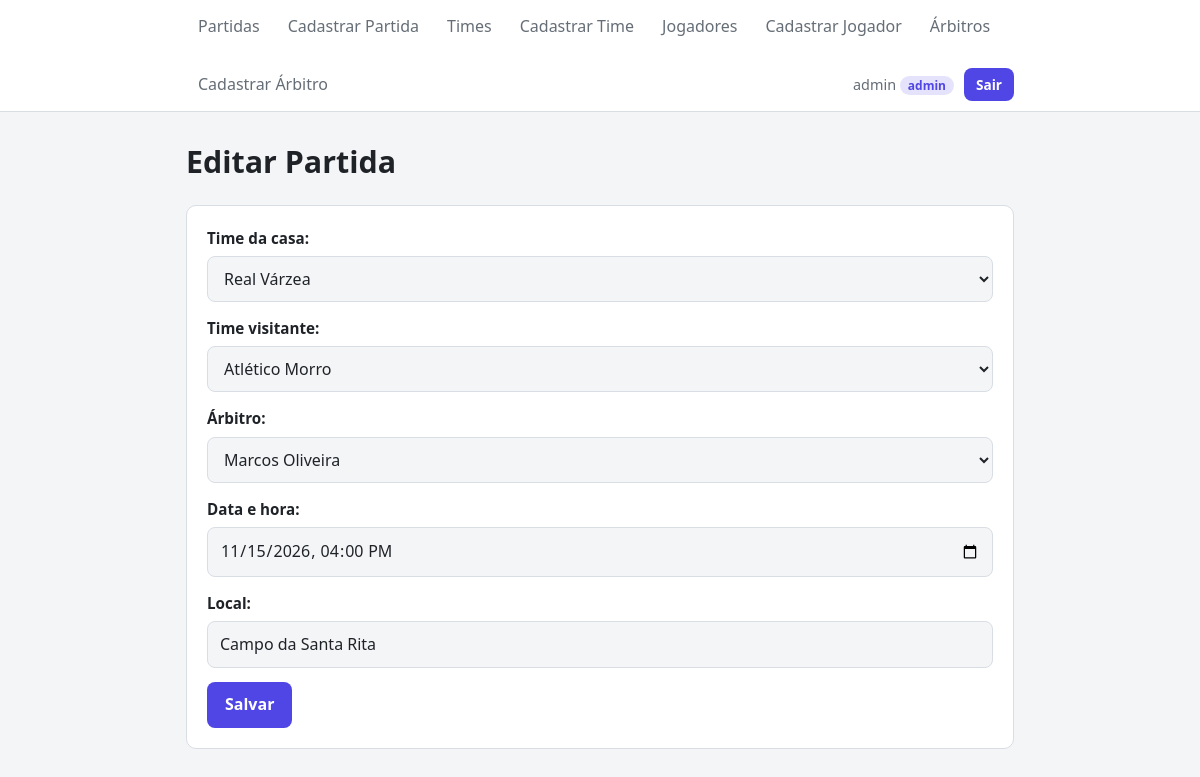
/partidas/editar/2/ (signed in), run on the app's committed database.
### campeonato/models.py (models this page shows, shortened)
class Partida(models.Model):
    timeCasa = models.ForeignKey(Time,
    on_delete=models.CASCADE,
    related_name="partidasCasa",
    verbose_name="Time da casa",)
    timeFora = models.ForeignKey(Time,
    on_delete=models.CASCADE,
    related_name="partidasFora",
    verbose_name="Time visitante",)
    arbitro = models.ForeignKey(Arbitro,
    on_delete=models.SET_NULL,
    null=True,
    blank=True,
    related_name="partidas",
    verbose_name="Árbitro",)
    jogadores = models.ManyToManyField(Jogador,
    through="Gol",
    related_name="partidas",
    verbose_name="Jogadores que marcaram",)
    data = models.DateTimeField(verbose_name="Data e hora")
    local = models.CharField(max_length=100, verbose_name="Local")

### campeonato/views.py (the view, shortened to what this page needs)
# urls.py: path("partidas/editar/<int:pk>/", PartidaUpdateView.as_view(), name="editarPartida"),
class PartidaUpdateView(AdminRequiredMixin, UpdateView):
    model = Partida
    form_class = PartidaForm
    template_name = "campeonato/partida_form.html"
    extra_context = {"tituloPagina": "Editar Partida", "h1": "Editar Partida", "btn": "Salvar"}

### campeonato/forms.py (shortened to what this page needs)
class PartidaForm(forms.ModelForm):
    class Meta:
        model = Partida
        fields = ["timeCasa", "timeFora", "arbitro", "data", "local"] # os gols são adicionados depois, na página de detalhe da partida
        widgets = {
            "data": forms.DateTimeInput(attrs={"type": "datetime-local"}, format="%Y-%m-%dT%H:%M"),
        }

### campeonato/models.py (called while the page is built)
    def __str__(self):
        return self.nome

    def __str__(self):
        return self.nome

### campeonato/views.py (called while the page is built)
    def test_func(self):
        return self.request.user.is_staff

### campeonato/templates/campeonato/partida_form.html (shortened to what this page needs)
{% extends "campeonato/base.html" %}
{% block conteudo %}
    <form method="post">
        {{ form }}
        <button type="submit">{{ btn }}</button>
    </form>
{% endblock %}

### campeonato/templates/campeonato/base.html (shortened to what this page needs)
{% load static %}
<!DOCTYPE html>
<html lang="pt-BR">
<head>
    <link rel="stylesheet" href="{% static 'campeonato/css/style.css' %}">
</head>
<body>
    <header>
        <nav>
            <ul>
                {% if user.is_authenticated %}
                    <li><a href="{% url 'listaPartidas' %}">Partidas</a></li>
                    {% if user.is_staff %}<li><a href="{% url 'cadastrarPartida' %}">Cadastrar Partida</a></li>{% endif %}
                    <li><a href="{% url 'listaTimes' %}">Times</a></li>
                    {% if user.is_staff %}<li><a href="{% url 'cadastrarTime' %}">Cadastrar Time</a></li>{% endif %}
                    <li><a href="{% url 'listaJogadores' %}">Jogadores</a></li>
                    {% if user.is_staff %}<li><a href="{% url 'cadastrarJogador' %}">Cadastrar Jogador</a></li>{% endif %}
                    <li><a href="{% url 'listaArbitros' %}">Árbitros</a></li>
                    {% if user.is_staff %}<li><a href="{% url 'cadastrarArbitro' %}">Cadastrar Árbitro</a></li>{% endif %}
                    <li class="usuario">
                        <span>{{ user.username }} <span class="nivel">{% if user.is_staff %}admin{% else %}user{% endif %}</span></span>
                        <form method="post" action="{% url 'logout' %}" class="form-sair">
                            <button type="submit">Sair</button>
                        </form>
                    </li>
                {% else %}
                    <li><a href="{% url 'login' %}">Entrar</a></li>
                    <li><a href="{% url 'cadastroUsuario' %}">Criar conta</a></li>
                {% endif %}
            </ul>
        </nav>
    </header>
    <main>
        <h1>{% block h1 %}{{h1}}{% endblock %}</h1>
        {% block conteudo %}{% endblock %}
    </main>
</body>
</html>

### campeonato/static/campeonato/css/style.css (style rules this page uses)
:root { --fundo: #f4f5f7; --superficie: #ffffff; --texto: #1f2328; --texto-suave: #656d76; --borda: #d8dee4; --primaria: #4f46e5; --primaria-hover: #4338ca; --perigo: #dc2626; --perigo-hover: #b91c1c; --sucesso: #16a34a; --raio: 10px; --sombra: 0 1px 3px rgba(0, 0, 0, 0.08), 0 1px 2px rgba(0, 0, 0, 0.04); }
*, *::before, *::after { box-sizing: border-box; }
body { margin: 0; font-family: system-ui, -apple-system, "Segoe UI", Roboto, sans-serif; font-size: 16px; line-height: 1.6; color: var(--texto); background: var(--fundo); }
a { color: var(--primaria); text-decoration: none; }
header { background: var(--superficie); border-bottom: 1px solid var(--borda); position: sticky; top: 0; z-index: 10; }
nav ul { list-style: none; margin: 0 auto; padding: 0 16px; max-width: 860px; display: flex; flex-wrap: wrap; gap: 4px; }
nav a { display: block; padding: 14px 12px; color: var(--texto-suave); font-weight: 500; }
main { max-width: 860px; margin: 0 auto; padding: 32px 16px 64px; }
h1 { font-size: 1.9rem; margin: 0 0 24px; line-height: 1.2; }
form { background: var(--superficie); border: 1px solid var(--borda); border-radius: var(--raio); padding: 20px; margin: 0 0 24px; display: flex; flex-direction: column; gap: 14px; }
form > div { display: flex; flex-direction: column; gap: 6px; }
label { font-weight: 600; font-size: 0.95rem; }
input[type="text"], input[type="number"], input[type="datetime-local"], input[type="email"], input[type="password"], select, textarea { width: 100%; font: inherit; color: var(--texto); background: var(--fundo); border: 1px solid var(--borda); border-radius: 8px; padding: 10px 12px; }
button, .botao { align-self: flex-start; font: inherit; font-weight: 600; color: #ffffff; background: var(--primaria); border: none; border-radius: 8px; padding: 10px 18px; cursor: pointer; transition: background 0.15s; }
nav .usuario { margin-left: auto; display: flex; align-items: center; gap: 10px; color: var(--texto-suave); font-size: 0.9rem; }
.nivel { font-size: 0.75rem; font-weight: 600; padding: 1px 8px; border-radius: 999px; color: var(--primaria); background: color-mix(in srgb, var(--primaria) 15%, transparent); }
.form-sair { background: none; border: none; padding: 0; margin: 0; }
.form-sair button { padding: 6px 12px; font-size: 0.85rem; width: auto; }

### data on the page
Partida: timeCasa "Real Várzea", timeFora "Atlético Morro", arbitro "Marcos Oliveira", data "11/15/2026 16:00", local "Campo da Santa Rita"

### other printed values
{{ user.username }} "admin"
{{ h1 }} "Editar Partida"
{{ btn }} "Salvar"
